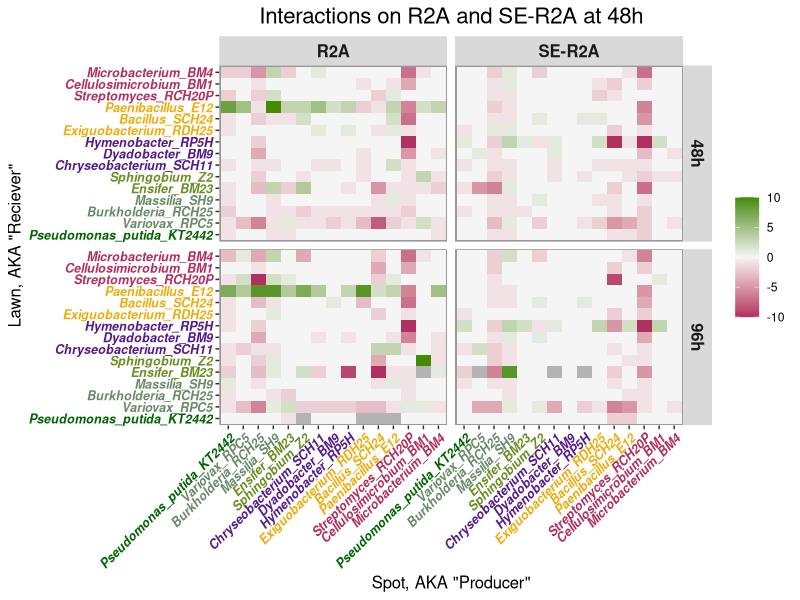

Write the R code that produced this figure. (Note: this script raises an error after producing the figure.)


setwd("~/Desktop/InhibitoryAssays")
library(tidyverse)



# R2A data 48h 
R2A_48h_abbrev <- read.csv("Data_csvs/R2A_Rep1_48h_15strains.csv", header = TRUE)
R2A_48h_abbrev$Strain_ID <- as.character(R2A_48h_abbrev$Strain_ID)
R2A_48h_abbrev_pivot <- pivot_longer(R2A_48h_abbrev, c(2:16), values_drop_na = FALSE)
R2A_48h_abbrev_pivot$Lawn <- as.factor(R2A_48h_abbrev_pivot$Strain_ID)
R2A_48h_abbrev_pivot$Spot <- as.factor(R2A_48h_abbrev_pivot$name)
R2A_48h_abbrev_pivot$value <- as.numeric(R2A_48h_abbrev_pivot$value)
R2A48h <- rep("R2A-48h", 225)
R2A_48h_abbrev_pivot$MediaTime <- R2A48h
R2A <- rep("R2A", 225)
R2A_48h_abbrev_pivot$Media <- R2A
Time48h <- rep("48h", 225)
R2A_48h_abbrev_pivot$Time <- Time48h

# R2A data 96h 
R2A_96h_abbrev <- read.csv("Data_csvs/R2A_Rep1_96h-15strains.csv", header = TRUE)
R2A_96h_abbrev$Strain_ID <- as.character(R2A_96h_abbrev$Strain_ID)
R2A_96h_abbrev_pivot <- pivot_longer(R2A_96h_abbrev, c(2:16), values_drop_na = FALSE)
R2A_96h_abbrev_pivot$Lawn <- as.factor(R2A_96h_abbrev_pivot$Strain_ID)
R2A_96h_abbrev_pivot$Spot <- as.factor(R2A_96h_abbrev_pivot$name)
R2A_96h_abbrev_pivot$value <- as.numeric(R2A_96h_abbrev_pivot$value)
R2A96h <- rep("R2A-96h", 225)
R2A_96h_abbrev_pivot$MediaTime <- R2A96h
R2A <- rep("R2A", 225)
R2A_96h_abbrev_pivot$Media <- R2A
Time96h <- rep("96h", 225)
R2A_96h_abbrev_pivot$Time <- Time96h



# SE-R2A data 48h 
SE_R2A_48h_abbrev <- read.csv("Data_csvs/SE-R2A-48h-names.csv", header = TRUE)
SE_R2A_48h_abbrev$Strain_ID <- as.character(SE_R2A_48h_abbrev$Strain_ID)
SER2A_48h_abbrev_pivot <- pivot_longer(SE_R2A_48h_abbrev, c(2:16), values_drop_na = FALSE)
SER2A_48h_abbrev_pivot$Lawn <- as.factor(SER2A_48h_abbrev_pivot$Strain_ID)
SER2A_48h_abbrev_pivot$Spot <- as.factor(SER2A_48h_abbrev_pivot$name)
SER2A_48h_abbrev_pivot$value <- as.numeric(SER2A_48h_abbrev_pivot$value)
R2A48h <- rep("SE-R2A-48h", 225)
SER2A_48h_abbrev_pivot$MediaTime <- R2A48h
SER2A <- rep("SE-R2A", 225)
SER2A_48h_abbrev_pivot$Media <- SER2A
Time48h <- rep("48h", 225)
SER2A_48h_abbrev_pivot$Time <- Time48h

# SE-R2A data 96h 
SE_R2A_96h_abbrev <- read.csv("Data_csvs/SE-R2A-96h.csv", header = TRUE)
SE_R2A_96h_abbrev$Strain_ID <- as.character(SE_R2A_96h_abbrev$Strain_ID)
SER2A_96h_abbrev_pivot <- pivot_longer(SE_R2A_96h_abbrev, c(2:16), values_drop_na = FALSE)
SER2A_96h_abbrev_pivot$Lawn <- as.factor(SER2A_96h_abbrev_pivot$Strain_ID)
SER2A_96h_abbrev_pivot$Spot <- as.factor(SER2A_96h_abbrev_pivot$name)
SER2A_96h_abbrev_pivot$value <- as.numeric(SER2A_96h_abbrev_pivot$value)
SER2A96h <- rep("SE-R2A-96h", 225)
SER2A_96h_abbrev_pivot$MediaTime <- SER2A96h
SER2A <- rep("SE-R2A", 225)
SER2A_96h_abbrev_pivot$Media <- SER2A
Time96h <- rep("96h", 225)
SER2A_96h_abbrev_pivot$Time <- Time96h

SEandR2A_merged48 <- rbind(SER2A_48h_abbrev_pivot, R2A_48h_abbrev_pivot)
SEandR2A_mergedALL <- rbind(SER2A_48h_abbrev_pivot, R2A_48h_abbrev_pivot,
                            SER2A_96h_abbrev_pivot, R2A_96h_abbrev_pivot)




strain_order_names <- c('Pseudomonas_putida_KT2442', 'Pseudomonas_E5', 'Pseudomonas_RPE1',	'Pseudomonas_RP5',
                        'Pseudomonas_RDP22', 'Pseudomonas_RDP27',	
                        'Luteibacter_BM7',	'Lysobacter_BM12',	'Stenotrophomonas_BM25',
                        'Dyella_R23', 'Rhodanobacteraceae_S20', 'Enterobacter_RPA1',
                        'Variovax_RPC5', 'Burkholderia_BM21', 'Burkholderia_RCH25', 'Massilia_Z16', 'Massilia_MnBlack',
                        'Massilia_sp', 'Massilia_SH9', 'Ensifer_sp',
                        'Ensifer_BM17', 'Ensifer_E15', 'Ensifer_BM23', 'Agrobacterium_E4',
                        'Sphingobium_Z2', 'Novosphingobium_RCH3', 'Methylobacterium_RPE3',
                        'Chryseobacterium_SCH11', 'Dyadobacter_BM9', 'Hymenobacter_RP5H',
                        'Exiguobacterium_RDH20',	'Exiguobacterium_RDH25',	'Bacillus_SCH24', 
                        'Paenibacillus_E12','Paenibacillus_SH19',
                        'Streptomyces_RDH1',	'Streptomyces_RCH20P',	'Streptomyces_R1', 'Streptomyces_BM16',
                        'Cellulosimicrobium_BM1',	'Nocardioides_BM13', 'Micrococcus_SCH4',
                        'Microbacterium_BM4', 'Arthrobacter_RDH6',
                        'Pseudomonas_PAO1', 'Pseudomonas_Pf5')


# COlor code the strains by their phyla!
    # darkgreen = G-proteobacteria    darkseagreen4 = B-proteobacteria    
    # olivedrab = A-proteobacteria    purple4 = Bacteroidetes    
    # darkgoldenrod2 = Firmicutes     maroon = Actinobacteria


strain_name_colors_abbrev <- c("darkgreen", "darkseagreen4", "darkseagreen4", "darkseagreen4", 
                        "olivedrab", "olivedrab", "purple4", "purple4",
                        "purple4", "darkgoldenrod2", "darkgoldenrod2", "darkgoldenrod2", "maroon",
                        "maroon", "maroon")





ggplot(data = SEandR2A_mergedALL, aes(x=factor(Spot, level = strain_order_names),
                                       y=factor(Lawn, level =strain_order_names), fill=value) ) + 
  facet_grid(Time ~ Media, space = "free", scales = "free") +
  geom_tile()  + xlab('Spot, AKA "Producer"') + ylab('Lawn, AKA "Reciever"') +
  ggtitle("Interactions on R2A and SE-R2A at 48h") + 
  scale_fill_gradient2(low = "maroon", high = "chartreuse4", mid = "whitesmoke", 
                       midpoint = 0, space = "Lab",
                       na.value = "grey70", limit = c(-10,10)) +
  labs(fill = "") + 
  theme(axis.text.x = element_text(size=9, angle = 45, vjust = 1, hjust = 1, face="bold.italic", color=strain_name_colors_abbrev),
        axis.text.y=element_text(face="bold.italic", size=9, color=strain_name_colors_abbrev),
        plot.title = element_text(hjust = 0.5, size=16),
        axis.title=element_text(size=12),
        plot.background = element_rect(fill="white"),
        strip.text.x = element_text(face="bold", size=12, angle=0), 
        strip.text.y = element_text(face="bold", size=12, angle=270),
        panel.background = element_rect(fill="grey60"),
        panel.grid = element_blank()) 
+
  scale_x_discrete(expand = c(0.01, 0.01)) + scale_y_discrete(expand = c(0.01, 0.01))


















############################ Compare R2A to R2A + Fe ############################

#R2A data
R2A48 <- read.csv("Data_csvs/R2A_Rep1_48h_15strains_SH9-BM23names.csv", header = TRUE)
R2A48_pivot <- pivot_longer(R2A48, c(2:16), values_drop_na = FALSE)
R2A48_pivot$Lawn <- as.factor(R2A48_pivot$Strain_ID)
R2A48_pivot$Spot <- as.factor(R2A48_pivot$name)
R2A48_pivot$value <- as.numeric(R2A48_pivot$value)
R2A_48h <- rep("R2A-48h", 225)
R2A48_pivot$MediaTime <- R2A_48h
R2A <- rep("R2A", 225)
R2A48_pivot$Media <- R2A
R2A48_pivot$BaseMedia <- R2A
NoFe <- rep("-FeCl3", 225)
R2A48_pivot$FeSupp <- NoFe
Time48h_2 <- rep("48h", 225)
R2A48_pivot$Time <- Time48h_2


#R2A+Fe data
R2AFe48 <- read.csv("Data_csvs/R2A_Fe_96h-15strains.csv", header = TRUE, nrows=16)
R2AFe48_pivot <- pivot_longer(R2AFe48, c(2:16), values_drop_na = FALSE)
R2AFe48_pivot$Lawn <- as.factor(R2AFe48_pivot$Strain_ID)
R2AFe48_pivot$Spot <- as.factor(R2AFe48_pivot$name)
R2AFe48_pivot$value <- as.numeric(R2AFe48_pivot$value)
R2AFe_48h <- rep("R2A-Fe-48h", 225)
R2AFe48_pivot$MediaTime <- R2AFe_48h
R2AFe <- rep("R2A+Fe", 225)
R2AFe48_pivot$Media <- R2AFe
R2AFe48_pivot$BaseMedia <- R2A
SuppFe <- rep("+FeCl3", 225)
R2AFe48_pivot$FeSupp <- SuppFe
Time48h_2 <- rep("48h", 225)
R2AFe48_pivot$Time <- Time48h_2


#R2A 96h data
R2A96 <- read.csv("Data_csvs/R2A_Rep1_96h-15strains_SH9-BM23names.csv", header = TRUE)
R2A96_pivot <- pivot_longer(R2A96, c(2:16), values_drop_na = FALSE)
R2A96_pivot$Lawn <- as.factor(R2A96_pivot$Strain_ID)
R2A96_pivot$Spot <- as.factor(R2A96_pivot$name)
R2A96_pivot$value <- as.numeric(R2A96_pivot$value)
R2A_96h <- rep("R2A-96h", 225)
R2A96_pivot$MediaTime <- R2A_96h
R2A <- rep("R2A", 225)
R2A96_pivot$Media <- R2A
R2A96_pivot$BaseMedia <- R2A
NoFe <- rep("-FeCl3", 225)
R2A96_pivot$FeSupp <- NoFe
Time96h_2 <- rep("96h", 225)
R2A96_pivot$Time <- Time96h_2


#R2A+Fe 96h data
R2AFe96 <- read.csv("Data_csvs/R2A_Fe_96h-15strains.csv", header = TRUE, nrows=16)
R2AFe96_pivot <- pivot_longer(R2AFe96, c(2:16), values_drop_na = FALSE)
R2AFe96_pivot$Lawn <- as.factor(R2AFe96_pivot$Strain_ID)
R2AFe96_pivot$Spot <- as.factor(R2AFe96_pivot$name)
R2AFe96_pivot$value <- as.numeric(R2AFe96_pivot$value)
R2AFe_96h <- rep("R2A-Fe-96h", 225)
R2AFe96_pivot$MediaTime <- R2AFe_96h
R2AFe <- rep("R2A+Fe", 225)
R2AFe96_pivot$Media <- R2AFe
R2AFe96_pivot$BaseMedia <- R2A
SuppFe <- rep("+FeCl3", 225)
R2AFe96_pivot$FeSupp <- SuppFe
Time96h_2 <- rep("96h", 225)
R2AFe96_pivot$Time <- Time96h_2


R2A_Fe_48and96 <- rbind(R2AFe96_pivot, R2A96_pivot, R2AFe48_pivot, R2A48_pivot)

# COlor code the strains by their phyla!
# darkgreen = G-proteobacteria    darkseagreen4 = B-proteobacteria    
# olivedrab = A-proteobacteria    purple4 = Bacteroidetes    
# darkgoldenrod2 = Firmicutes     maroon = Actinobacteria


strain_name_colors_abbrev2 <- c("darkgreen", "darkseagreen4", "darkseagreen4", "darkseagreen4", 
                               "olivedrab", "olivedrab", "olivedrab", "purple4", "purple4",
                               "purple4", "darkgoldenrod2", "darkgoldenrod2", "darkgoldenrod2", "maroon",
                               "maroon", "maroon")

ggplot(data = R2A_Fe_48and96, aes(x=factor(Spot, level = strain_order_names),
                                      y=factor(Lawn, level =strain_order_names), fill=value) ) + 
  facet_grid(Time ~ Media, space = "free", scales = "free") +
  geom_tile()  + xlab('Spot, AKA "Producer"') + ylab('Lawn, AKA "Reciever"') +
  ggtitle("Interactions on R2A and R2A+Fe at 48h and 96h") + 
  scale_fill_gradient2(low = "maroon", high = "chartreuse4", mid = "whitesmoke", 
                       midpoint = 0, space = "Lab",
                       na.value = "grey70", limit = c(-10,10)) +
  labs(fill = "") + 
  theme(axis.text.x = element_text(size=9, angle = 45, vjust = 1, hjust = 1, face="bold.italic"),
        axis.text.y=element_text(face="bold.italic", size=9),
        plot.title = element_text(hjust = 0.5, size=16),
        axis.title=element_text(size=12),
        plot.background = element_rect(fill="white"),
        strip.text.x = element_text(face="bold", size=12, angle=0), 
        strip.text.y = element_text(face="bold", size=12, angle=270),
        panel.background = element_rect(fill="grey60"),
        panel.grid = element_blank()) 
+
  scale_x_discrete(expand = c(0.01, 0.01)) + scale_y_discrete(expand = c(0.01, 0.01))
